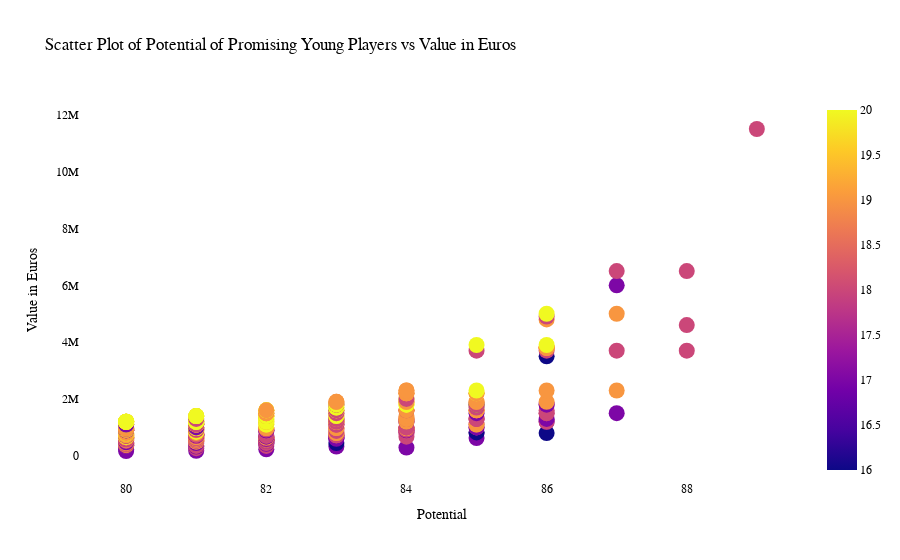

The notebook cell saved with this chart:
### Markdown cell above
### 8. Promising Young Players by Value

### Code cell
young_players_all_cheapest = young_players_all[['Age', 'Club', 'Nationality', 'Overall', 'Potential', 'Value(Euro)', 'Wage(Euro)', 'Position(s)']].sort_values('Value(Euro)', ascending = True) 

fig = go.Figure()

fig = go.Figure(data=go.Scatter(
    x = young_players_all_cheapest['Potential'],
    y = young_players_all_cheapest['Value(Euro)'],
    mode='markers',
    marker=dict(
        size=16,
        color=young_players_all_cheapest['Age'], #set color equal to a variable
        colorscale='Plasma', # one of plotly colorscales
        showscale=True
    ),
    text= young_players_all_cheapest.index,
))

fig.update_layout(title='Scatter Plot of Potential of Promising Young Players vs Value in Euros',
                  xaxis_title='Potential',
                  yaxis_title='Value in Euros',
                  paper_bgcolor='rgba(0,0,0,0)',
                  plot_bgcolor='rgba(0,0,0,0)',
                  font=dict(family='Cambria, monospace', size=12, color='#000000'))
fig.show()

### Figure 1 — Plotly figure (JSON) as saved in the notebook; plotly's stock layout.template omitted (floating-point values rounded to 4 significant figures; data arrays with more than 128 entries replaced by an {"elided": "..."} marker saying what was removed)
{"data": [{"marker": {"color": {"elided": "321 int values"}, "colorscale": [[0, "#0d0887"], [0.1111, "#46039f"], [0.2222, "#7201a8"], [0.3333, "#9c179e"], [0.4444, "#bd3786"], [0.5556, "#d8576b"], [0.6667, "#ed7953"], [0.7778, "#fb9f3a"], [0.8889, "#fdca26"], [1, "#f0f921"]], "showscale": true, "size": 16}, "mode": "markers", "text": {"elided": "321 str values"}, "type": "scatter", "x": {"elided": "321 int values"}, "y": {"elided": "321 int values"}}], "layout": {"font": {"color": "#000000", "family": "Cambria, monospace", "size": 12}, "paper_bgcolor": "rgba(0,0,0,0)", "plot_bgcolor": "rgba(0,0,0,0)", "title": {"text": "Scatter Plot of Potential of Promising Young Players vs Value in Euros"}, "xaxis": {"title": {"text": "Potential"}}, "yaxis": {"title": {"text": "Value in Euros"}}}}
